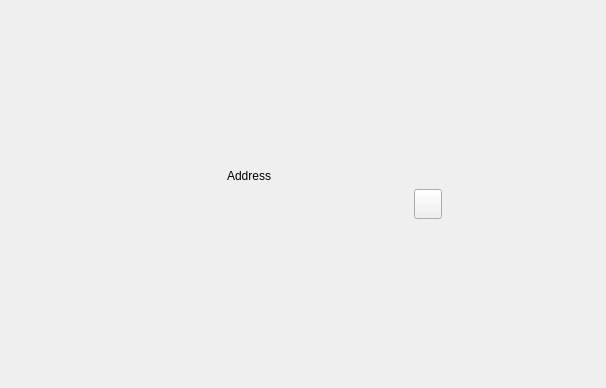
<?xml version="1.0" encoding="UTF-8"?>
<ui version="4.0">
 <class>ReceiveTokenPage</class>
 <widget class="QWidget" name="ReceiveTokenPage">
  <property name="enabled">
   <bool>true</bool>
  </property>
  <property name="geometry">
   <rect>
    <x>0</x>
    <y>0</y>
    <width>606</width>
    <height>388</height>
   </rect>
  </property>
  <property name="windowTitle">
   <string>Form</string>
  </property>
  <layout class="QVBoxLayout" name="verticalLayout">
   <item>
    <spacer name="verticalSpacer_4">
     <property name="orientation">
      <enum>Qt::Vertical</enum>
     </property>
     <property name="sizeHint" stdset="0">
      <size>
       <width>20</width>
       <height>40</height>
      </size>
     </property>
    </spacer>
   </item>
   <item>
    <layout class="QHBoxLayout" name="horizontalLayout_2">
     <item>
      <widget class="QLabel" name="lblQRCode">
       <property name="minimumSize">
        <size>
         <width>200</width>
         <height>220</height>
        </size>
       </property>
       <property name="maximumSize">
        <size>
         <width>200</width>
         <height>220</height>
        </size>
       </property>
       <property name="text">
        <string/>
       </property>
       <property name="alignment">
        <set>Qt::AlignCenter</set>
       </property>
      </widget>
     </item>
     <item>
      <spacer name="horizontalSpacer_3">
       <property name="orientation">
        <enum>Qt::Horizontal</enum>
       </property>
       <property name="sizeType">
        <enum>QSizePolicy::Fixed</enum>
       </property>
       <property name="sizeHint" stdset="0">
        <size>
         <width>10</width>
         <height>20</height>
        </size>
       </property>
      </spacer>
     </item>
     <item>
      <layout class="QVBoxLayout" name="verticalLayout_2">
       <property name="spacing">
        <number>0</number>
       </property>
       <item>
        <spacer name="verticalSpacer_2">
         <property name="orientation">
          <enum>Qt::Vertical</enum>
         </property>
         <property name="sizeHint" stdset="0">
          <size>
           <width>20</width>
           <height>40</height>
          </size>
         </property>
        </spacer>
       </item>
       <item>
        <widget class="QWidget" name="widgetAddress" native="true">
         <layout class="QVBoxLayout" name="verticalLayout_3">
          <property name="leftMargin">
           <number>0</number>
          </property>
          <property name="topMargin">
           <number>0</number>
          </property>
          <property name="rightMargin">
           <number>0</number>
          </property>
          <property name="bottomMargin">
           <number>0</number>
          </property>
          <item>
           <widget class="QLabel" name="labelTokenAddressText">
            <property name="minimumSize">
             <size>
              <width>350</width>
              <height>0</height>
             </size>
            </property>
            <property name="text">
             <string>Address</string>
            </property>
           </widget>
          </item>
          <item>
           <layout class="QHBoxLayout" name="horizontalLayout">
            <item>
             <widget class="QLabel" name="labelTokenAddress">
              <property name="sizePolicy">
               <sizepolicy hsizetype="Preferred" vsizetype="Fixed">
                <horstretch>0</horstretch>
                <verstretch>0</verstretch>
               </sizepolicy>
              </property>
              <property name="minimumSize">
               <size>
                <width>0</width>
                <height>0</height>
               </size>
              </property>
              <property name="text">
               <string/>
              </property>
             </widget>
            </item>
            <item alignment="Qt::AlignLeft">
             <widget class="QToolButton" name="copyAddressButton">
              <property name="minimumSize">
               <size>
                <width>28</width>
                <height>30</height>
               </size>
              </property>
             </widget>
            </item>
           </layout>
          </item>
         </layout>
        </widget>
       </item>
       <item>
        <spacer name="verticalSpacer_5">
         <property name="orientation">
          <enum>Qt::Vertical</enum>
         </property>
         <property name="sizeHint" stdset="0">
          <size>
           <width>20</width>
           <height>40</height>
          </size>
         </property>
        </spacer>
       </item>
      </layout>
     </item>
    </layout>
   </item>
   <item>
    <spacer name="verticalSpacer">
     <property name="orientation">
      <enum>Qt::Vertical</enum>
     </property>
     <property name="sizeHint" stdset="0">
      <size>
       <width>20</width>
       <height>40</height>
      </size>
     </property>
    </spacer>
   </item>
  </layout>
 </widget>
 <resources/>
 <connections/>
</ui>
